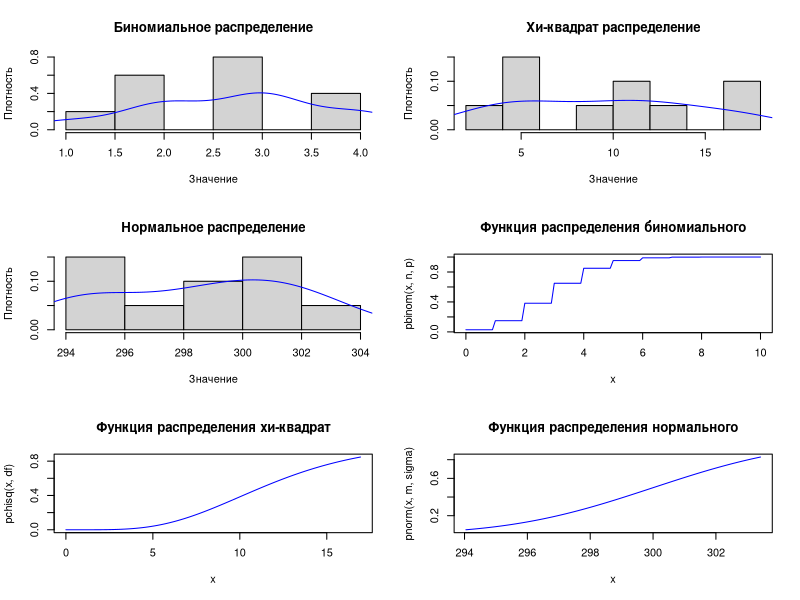

R code for this plot:
#Задание 1
# Установим порядковый номер и общее количество студентов
k <- 3
n <- 10

# Биномиальное распределение
p <- k/n
binom_dist <- rbinom(n, n, p)

# Хи-квадрат распределение
df <- (n-1) + k
chi_sq_dist <- rchisq(n, df)

# Нормальное распределение
m <- k*100
sigma <- sqrt(n + k)
norm_dist <- rnorm(n, m, sigma)

# Посчитаем математическое ожидание, дисперсию, стандартное отклонение, моду, медиану для каждого распределения
mean_binom <- mean(binom_dist)
var_binom <- var(binom_dist)
sd_binom <- sd(binom_dist)
mode_binom <- as.numeric(names(sort(table(binom_dist), decreasing=TRUE)[1]))
median_binom <- median(binom_dist)

mean_chi_sq <- mean(chi_sq_dist)
var_chi_sq <- var(chi_sq_dist)
sd_chi_sq <- sd(chi_sq_dist)
mode_chi_sq <- as.numeric(names(sort(table(chi_sq_dist), decreasing=TRUE)[1]))
median_chi_sq <- median(chi_sq_dist)

mean_norm <- mean(norm_dist)
var_norm <- var(norm_dist)
sd_norm <- sd(norm_dist)
mode_norm <- as.numeric(names(sort(table(norm_dist), decreasing=TRUE)[1]))
median_norm <- median(norm_dist)

# Нарисуем графики функций плотности распределения и функции распределения для каждого распределения
par(mfrow=c(3,2))
hist(binom_dist, prob=TRUE, main="Биномиальное распределение", xlab="Значение", ylab="Плотность")
lines(density(binom_dist), col="blue")

hist(chi_sq_dist, prob=TRUE, main="Хи-квадрат распределение", xlab="Значение", ylab="Плотность")
lines(density(chi_sq_dist), col="blue")

hist(norm_dist, prob=TRUE, main="Нормальное распределение", xlab="Значение", ylab="Плотность")
lines(density(norm_dist), col="blue")

curve(pbinom(x, n, p), from=0, to=n, col="blue", main="Функция распределения биномиального")
curve(pchisq(x, df), from=0, to=max(chi_sq_dist), col="blue", main="Функция распределения хи-квадрат")
curve(pnorm(x, m, sigma), from=min(norm_dist), to=max(norm_dist), col="blue", main="Функция распределения нормального")

#Задание 2
# Задача 1

# а) Найти вероятность того, что ровно два автомобиля из ремонтирующихся – фирменной расцветки
n_cars <- 60
n_firm_cars <- 35
n_repair <- 5

p_two_firm_cars <- choose(n_firm_cars, 2) * choose(n_cars - n_firm_cars, n_repair - 2) / choose(n_cars, n_repair)
p_two_firm_cars

# б) Найти вероятность того, что сейчас ремонтируется хотя бы один из автомобилей фирменной расцветки
p_at_least_one_firm_car <- 1 - choose(n_cars - n_firm_cars, n_repair) / choose(n_cars, n_repair)
p_at_least_one_firm_car

# Задача 2

# а) Найти вероятность того, что среди 390 человек есть хотя бы один с нужной датой ДР
n_students <- 390
p_at_least_one_birthday <- 1 - (364/365) ^ n_students
p_at_least_one_birthday

# б) Найти количество человек, чтобы вероятность была больше 0.5
n_needed <- log(1 - 0.5) / log(364/365)
ceiling(n_needed)

#Задание 3
# Вероятность получения каждой из комбинаций

# а) пара
p_pair <- (13 * choose(4, 2) * choose(12, 3) * (4^3)) / choose(52, 5)
p_pair

# б) две пары
p_two_pairs <- (choose(13, 2) * (choose(4, 2)^2) * choose(11, 1) * (4^2)) / choose(52, 5)
p_two_pairs

# в) тройка
p_three_of_a_kind <- (13 * choose(4, 3) * choose(12, 2) * (4^2)) / choose(52, 5)
p_three_of_a_kind

# г) стрит
p_straight <- (10 * (4^5)) / choose(52, 5)
p_straight

# д) флэш
p_flush <- (choose(13, 5) * (4^5)) / choose(52, 5)
p_flush

# е) три+два
p_full_house <- (13 * choose(4, 3) * 12 * choose(4, 2)) / choose(52, 5)
p_full_house

# ж) каре
p_four_of_a_kind <- (13 * choose(4, 4) * 48) / choose(52, 5)
p_four_of_a_kind

# з) стрит-флэш
p_straight_flush <- (10 * 4) / choose(52, 5)
p_straight_flush

# и) ройал-флэш
p_royal_flush <- (4/choose(52, 5))
p_royal_flush

# Вероятность того, что не выпадет ни одна из комбинаций
p_no_combination <- 1 - (p_pair + p_two_pairs + p_three_of_a_kind + p_straight + p_flush + p_full_house + p_four_of_a_kind + p_straight_flush + p_royal_flush)
p_no_combination
